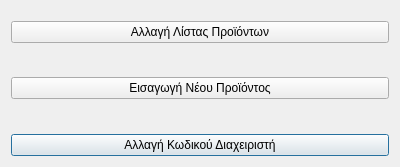
<?xml version="1.0" encoding="UTF-8"?>
<ui version="4.0">
 <class>Dialog</class>
 <widget class="QDialog" name="Dialog">
  <property name="geometry">
   <rect>
    <x>0</x>
    <y>0</y>
    <width>400</width>
    <height>167</height>
   </rect>
  </property>
  <property name="windowTitle">
   <string>Εργαλεία Διαχειρηστή</string>
  </property>
  <layout class="QGridLayout" name="gridLayout">
   <item row="9" column="0" colspan="2">
    <widget class="QPushButton" name="adminPasswordChange">
     <property name="text">
      <string>Αλλαγή Κωδικού Διαχειριστή</string>
     </property>
    </widget>
   </item>
   <item row="5" column="0" rowspan="2" colspan="2">
    <widget class="QPushButton" name="addSingleItem">
     <property name="text">
      <string>Εισαγωγή Νέου Προϊόντος</string>
     </property>
    </widget>
   </item>
   <item row="2" column="0" colspan="2">
    <widget class="QPushButton" name="changeProductList">
     <property name="toolTip">
      <string>Εισαγωγή νέου αρχείου λίστας προϊόντων</string>
     </property>
     <property name="toolTipDuration">
      <number>-1</number>
     </property>
     <property name="text">
      <string>Αλλαγή Λίστας Προϊόντων</string>
     </property>
    </widget>
   </item>
   <item row="7" column="0">
    <spacer name="verticalSpacer_3">
     <property name="orientation">
      <enum>Qt::Vertical</enum>
     </property>
     <property name="sizeType">
      <enum>QSizePolicy::Fixed</enum>
     </property>
     <property name="sizeHint" stdset="0">
      <size>
       <width>20</width>
       <height>20</height>
      </size>
     </property>
    </spacer>
   </item>
   <item row="4" column="0">
    <spacer name="verticalSpacer">
     <property name="orientation">
      <enum>Qt::Vertical</enum>
     </property>
     <property name="sizeType">
      <enum>QSizePolicy::Fixed</enum>
     </property>
     <property name="sizeHint" stdset="0">
      <size>
       <width>20</width>
       <height>20</height>
      </size>
     </property>
    </spacer>
   </item>
   <item row="1" column="0">
    <spacer name="verticalSpacer_2">
     <property name="orientation">
      <enum>Qt::Vertical</enum>
     </property>
     <property name="sizeType">
      <enum>QSizePolicy::Fixed</enum>
     </property>
     <property name="sizeHint" stdset="0">
      <size>
       <width>20</width>
       <height>10</height>
      </size>
     </property>
    </spacer>
   </item>
  </layout>
 </widget>
 <resources/>
 <connections/>
</ui>
